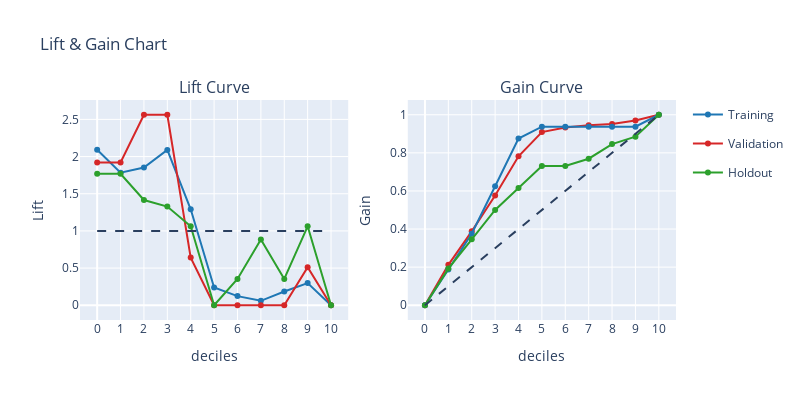

The notebook cell saved with this chart:
### Code cell
plot_lift_gain(lift_dict=lift_dict)

### Figure 1 — Plotly figure (JSON) as saved in the notebook; plotly's stock layout.template omitted (floating-point values rounded to 4 significant figures)
{"data": [{"legendgroup": "group1", "line": {"color": "#1f77b4", "width": 2}, "name": "Training", "type": "scatter", "x": [0, 1, 2, 3, 4, 5, 6, 7, 8, 9, 10], "xaxis": "x", "y": [2.093, 1.782, 1.853, 2.089, 1.29, 0.2391, 0.1229, 0.05979, 0.1843, 0.2989, 0], "yaxis": "y"}, {"legendgroup": "group2", "line": {"color": "#d62728", "width": 2}, "name": "Validation", "type": "scatter", "x": [0, 1, 2, 3, 4, 5, 6, 7, 8, 9, 10], "xaxis": "x", "y": [1.922, 1.922, 2.562, 2.562, 0.6406, 0, 0, 0, 0, 0.5125, 0], "yaxis": "y"}, {"legendgroup": "group3", "line": {"color": "#2ca02c", "width": 2}, "name": "Holdout", "type": "scatter", "x": [0, 1, 2, 3, 4, 5, 6, 7, 8, 9, 10], "xaxis": "x", "y": [1.769, 1.769, 1.415, 1.327, 1.062, 0, 0.3538, 0.8846, 0.3538, 1.062, 0], "yaxis": "y"}, {"legendgroup": "group1", "line": {"color": "#d62728", "width": 2}, "name": "Training", "showlegend": false, "type": "scatter", "x": [0, 1, 2, 3, 4, 5, 6, 7, 8, 9, 10], "xaxis": "x2", "y": [0, 0.2121, 0.3879, 0.5758, 0.7818, 0.9091, 0.9333, 0.9455, 0.9515, 0.9697, 1.0], "yaxis": "y2"}, {"legendgroup": "group2", "line": {"color": "#1f77b4", "width": 2}, "name": "Validation", "showlegend": false, "type": "scatter", "x": [0, 1, 2, 3, 4, 5, 6, 7, 8, 9, 10], "xaxis": "x2", "y": [0, 0.1875, 0.375, 0.625, 0.875, 0.9375, 0.9375, 0.9375, 0.9375, 0.9375, 1], "yaxis": "y2"}, {"legendgroup": "group3", "line": {"color": "#2ca02c", "width": 2}, "name": "Holdout", "showlegend": false, "type": "scatter", "x": [0, 1, 2, 3, 4, 5, 6, 7, 8, 9, 10], "xaxis": "x2", "y": [0, 0.1923, 0.3462, 0.5, 0.6154, 0.7308, 0.7308, 0.7692, 0.8462, 0.8846, 1], "yaxis": "y2"}], "layout": {"annotations": [{"font": {"size": 16}, "showarrow": false, "text": "Lift Curve", "x": 0.225, "xanchor": "center", "xref": "paper", "y": 1, "yanchor": "bottom", "yref": "paper"}, {"font": {"size": 16}, "showarrow": false, "text": "Gain Curve", "x": 0.775, "xanchor": "center", "xref": "paper", "y": 1, "yanchor": "bottom", "yref": "paper"}], "height": 400, "hovermode": "x unified", "shapes": [{"line": {"dash": "dash"}, "type": "line", "x0": 0, "x1": 10, "xref": "x", "y0": 1, "y1": 1, "yref": "y"}, {"line": {"dash": "dash"}, "type": "line", "x0": 0, "x1": 10, "xref": "x2", "y0": 0, "y1": 1, "yref": "y2"}], "title": {"text": "Lift & Gain Chart"}, "width": 800, "xaxis": {"anchor": "y", "domain": [0, 0.45], "dtick": 1, "tick0": 1, "tickmode": "linear", "title": {"text": "deciles"}}, "xaxis2": {"anchor": "y2", "domain": [0.55, 1], "dtick": 1, "tick0": 1, "tickmode": "linear", "title": {"text": "deciles"}}, "yaxis": {"anchor": "x", "domain": [0, 1], "title": {"text": "Lift"}}, "yaxis2": {"anchor": "x2", "domain": [0, 1], "title": {"text": "Gain"}}}}
